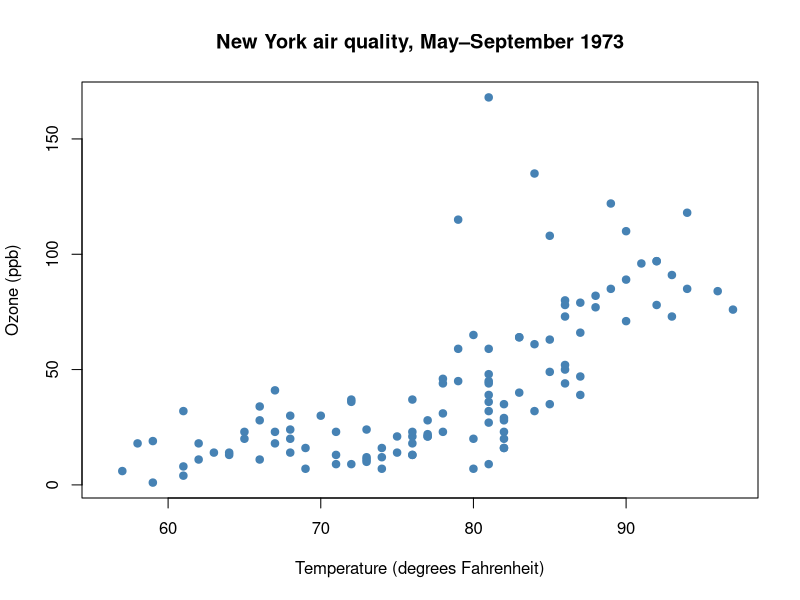

Write the R code that produced this figure.
## ---- chunk 1
knitr::opts_chunk$set(echo = TRUE, warning = FALSE, message = FALSE)
## ---- chunk 2
head(airquality)
summary(airquality$Temp)
## ---- chunk 3
plot(airquality$Temp, airquality$Ozone,
     xlab = "Temperature (degrees Fahrenheit)",
     ylab = "Ozone (ppb)", pch = 19, col = "steelblue",
     main = "New York air quality, May–September 1973")
## ---- chunk 4
sessionInfo()
